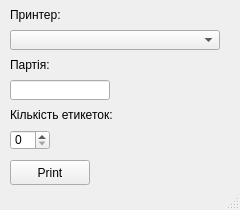
<?xml version="1.0" encoding="UTF-8"?>
<ui version="4.0">
 <class>MainWindow</class>
 <widget class="QMainWindow" name="MainWindow">
  <property name="geometry">
   <rect>
    <x>0</x>
    <y>0</y>
    <width>240</width>
    <height>210</height>
   </rect>
  </property>
  <property name="minimumSize">
   <size>
    <width>240</width>
    <height>210</height>
   </size>
  </property>
  <property name="maximumSize">
   <size>
    <width>240</width>
    <height>210</height>
   </size>
  </property>
  <property name="windowTitle">
   <string>Batch label</string>
  </property>
  <property name="windowIcon">
   <iconset>
    <normalon>favicon.ico</normalon>
   </iconset>
  </property>
  <widget class="QWidget" name="centralwidget">
   <widget class="QComboBox" name="comboBox">
    <property name="geometry">
     <rect>
      <x>10</x>
      <y>30</y>
      <width>210</width>
      <height>20</height>
     </rect>
    </property>
   </widget>
   <widget class="QLineEdit" name="lineEdit">
    <property name="geometry">
     <rect>
      <x>10</x>
      <y>80</y>
      <width>100</width>
      <height>20</height>
     </rect>
    </property>
   </widget>
   <widget class="QPushButton" name="pushButton">
    <property name="geometry">
     <rect>
      <x>10</x>
      <y>160</y>
      <width>80</width>
      <height>25</height>
     </rect>
    </property>
    <property name="text">
     <string>Print</string>
    </property>
   </widget>
   <widget class="QLabel" name="label_1">
    <property name="geometry">
     <rect>
      <x>10</x>
      <y>5</y>
      <width>50</width>
      <height>20</height>
     </rect>
    </property>
    <property name="text">
     <string>Принтер:</string>
    </property>
   </widget>
   <widget class="QLabel" name="label_2">
    <property name="geometry">
     <rect>
      <x>10</x>
      <y>55</y>
      <width>40</width>
      <height>20</height>
     </rect>
    </property>
    <property name="text">
     <string>Партія:</string>
    </property>
   </widget>
   <widget class="QSpinBox" name="spinBox">
    <property name="geometry">
     <rect>
      <x>10</x>
      <y>130</y>
      <width>40</width>
      <height>20</height>
     </rect>
    </property>
   </widget>
   <widget class="QLabel" name="label_3">
    <property name="geometry">
     <rect>
      <x>10</x>
      <y>105</y>
      <width>110</width>
      <height>20</height>
     </rect>
    </property>
    <property name="text">
     <string>Кількість етикеток:</string>
    </property>
   </widget>
  </widget>
  <widget class="QStatusBar" name="statusbar"/>
 </widget>
 <resources/>
 <connections/>
</ui>
